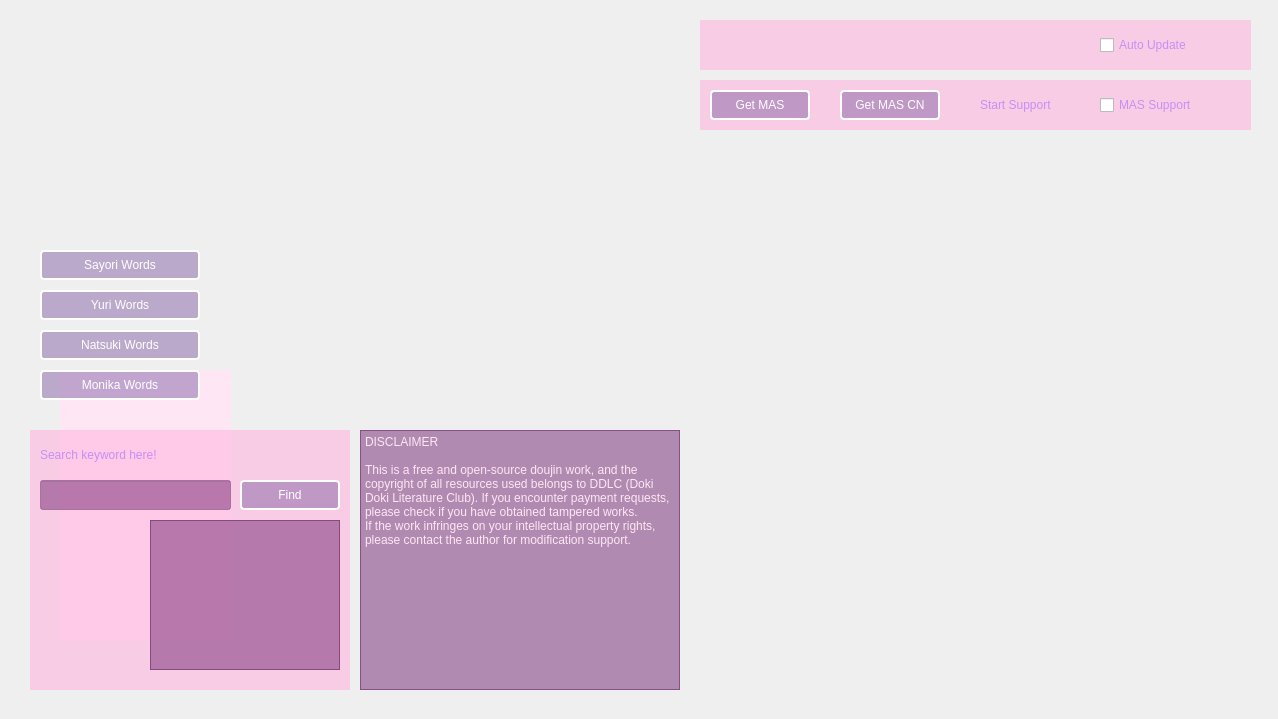
<?xml version="1.0" encoding="UTF-8"?>
<ui version="4.0">
 <class>MainWindow</class>
 <widget class="QMainWindow" name="MainWindow">
  <property name="geometry">
   <rect>
    <x>0</x>
    <y>0</y>
    <width>1278</width>
    <height>719</height>
   </rect>
  </property>
  <property name="windowTitle">
   <string notr="true">Doki-Doki-Just-Monika</string>
  </property>
  <widget class="QWidget" name="centralwidget">
   <widget class="QLabel" name="label">
    <property name="geometry">
     <rect>
      <x>0</x>
      <y>0</y>
      <width>1278</width>
      <height>719</height>
     </rect>
    </property>
    <property name="text">
     <string/>
    </property>
    <property name="pixmap">
     <pixmap resource="../rs_ddjm.qrc">:/Resource/bg.JPG</pixmap>
    </property>
   </widget>
   <widget class="QLabel" name="label_gif">
    <property name="geometry">
     <rect>
      <x>30</x>
      <y>30</y>
      <width>320</width>
      <height>188</height>
     </rect>
    </property>
    <property name="text">
     <string/>
    </property>
   </widget>
   <widget class="QLabel" name="label_2">
    <property name="geometry">
     <rect>
      <x>60</x>
      <y>370</y>
      <width>171</width>
      <height>271</height>
     </rect>
    </property>
    <property name="styleSheet">
     <string notr="true">background-color: rgb(254, 230, 244);</string>
    </property>
    <property name="text">
     <string/>
    </property>
   </widget>
   <widget class="QPushButton" name="pushButton_word_Sayori">
    <property name="geometry">
     <rect>
      <x>40</x>
      <y>250</y>
      <width>160</width>
      <height>30</height>
     </rect>
    </property>
    <property name="toolTip">
     <string>Check poem words for Sayori.</string>
    </property>
    <property name="styleSheet">
     <string notr="true">QPushButton{
background-color: rgba(133, 100, 168, 128);
color:white;
font: 16px &quot;Bauhaus 93&quot;;
border:2px solid white;
border-top-left-radius:4px;
border-top-right-radius:4px;
border-bottom-left-radius:4px;
border-bottom-right-radius:4px
}

QPushButton:hover{
background-color: rgb(255, 189, 225);
	color: rgb(200, 142, 242);
font: 16px;
border:2px solid gray;
border-top-left-radius:4px;
border-top-right-radius:4px;
border-bottom-left-radius:4px;
border-bottom-right-radius:4px
}
QPushButton:pressed{
background-color: rgb(255, 228, 245);
color:white;
font: 16px;
border:2px solid white;
border-top-left-radius:4px;
border-top-right-radius:4px;
border-bottom-left-radius:4px;
border-bottom-right-radius:4px
}
</string>
    </property>
    <property name="text">
     <string>Sayori Words</string>
    </property>
   </widget>
   <widget class="QPushButton" name="pushButton_word_Yuri">
    <property name="geometry">
     <rect>
      <x>40</x>
      <y>290</y>
      <width>160</width>
      <height>30</height>
     </rect>
    </property>
    <property name="toolTip">
     <string>Check poem words for Yuri.</string>
    </property>
    <property name="styleSheet">
     <string notr="true">QPushButton{
background-color: rgba(133, 100, 168, 128);
color:white;
font: 16px &quot;Bauhaus 93&quot;;
border:2px solid white;
border-top-left-radius:4px;
border-top-right-radius:4px;
border-bottom-left-radius:4px;
border-bottom-right-radius:4px
}

QPushButton:hover{
background-color: rgb(255, 189, 225);
	color: rgb(200, 142, 242);
font: 16px;
border:2px solid gray;
border-top-left-radius:4px;
border-top-right-radius:4px;
border-bottom-left-radius:4px;
border-bottom-right-radius:4px
}
QPushButton:pressed{
background-color: rgb(255, 228, 245);
color:white;
font: 16px;
border:2px solid white;
border-top-left-radius:4px;
border-top-right-radius:4px;
border-bottom-left-radius:4px;
border-bottom-right-radius:4px
}
</string>
    </property>
    <property name="text">
     <string>Yuri Words</string>
    </property>
   </widget>
   <widget class="QPushButton" name="pushButton_word_Natsuki">
    <property name="geometry">
     <rect>
      <x>40</x>
      <y>330</y>
      <width>160</width>
      <height>30</height>
     </rect>
    </property>
    <property name="toolTip">
     <string>Check poem words for Natsuki.</string>
    </property>
    <property name="styleSheet">
     <string notr="true">QPushButton{
background-color: rgba(133, 100, 168, 128);
color:white;
font: 16px &quot;Bauhaus 93&quot;;
border:2px solid white;
border-top-left-radius:4px;
border-top-right-radius:4px;
border-bottom-left-radius:4px;
border-bottom-right-radius:4px
}

QPushButton:hover{
background-color: rgb(255, 189, 225);
	color: rgb(200, 142, 242);
font: 16px;
border:2px solid gray;
border-top-left-radius:4px;
border-top-right-radius:4px;
border-bottom-left-radius:4px;
border-bottom-right-radius:4px
}
QPushButton:pressed{
background-color: rgb(255, 228, 245);
color:white;
font: 16px;
border:2px solid white;
border-top-left-radius:4px;
border-top-right-radius:4px;
border-bottom-left-radius:4px;
border-bottom-right-radius:4px
}
</string>
    </property>
    <property name="text">
     <string>Natsuki Words</string>
    </property>
   </widget>
   <widget class="QPushButton" name="pushButton_word_Monika">
    <property name="geometry">
     <rect>
      <x>40</x>
      <y>370</y>
      <width>160</width>
      <height>30</height>
     </rect>
    </property>
    <property name="toolTip">
     <string>Check poem words for Monika.</string>
    </property>
    <property name="styleSheet">
     <string notr="true">QPushButton{
background-color: rgba(133, 100, 168, 128);
color:white;
font: 16px &quot;Bauhaus 93&quot;;
border:2px solid white;
border-top-left-radius:4px;
border-top-right-radius:4px;
border-bottom-left-radius:4px;
border-bottom-right-radius:4px
}

QPushButton:hover{
background-color: rgb(255, 189, 225);
	color: rgb(200, 142, 242);
font: 16px;
border:2px solid gray;
border-top-left-radius:4px;
border-top-right-radius:4px;
border-bottom-left-radius:4px;
border-bottom-right-radius:4px
}
QPushButton:pressed{
background-color: rgb(255, 228, 245);
color:white;
font: 16px;
border:2px solid white;
border-top-left-radius:4px;
border-top-right-radius:4px;
border-bottom-left-radius:4px;
border-bottom-right-radius:4px
}
</string>
    </property>
    <property name="text">
     <string>Monika Words</string>
    </property>
   </widget>
   <widget class="QLabel" name="label_find_bg">
    <property name="geometry">
     <rect>
      <x>30</x>
      <y>430</y>
      <width>320</width>
      <height>260</height>
     </rect>
    </property>
    <property name="styleSheet">
     <string notr="true">background-color: rgba(254, 190, 225, 180);</string>
    </property>
    <property name="text">
     <string/>
    </property>
   </widget>
   <widget class="QLineEdit" name="lineEdit_findword">
    <property name="geometry">
     <rect>
      <x>40</x>
      <y>480</y>
      <width>191</width>
      <height>30</height>
     </rect>
    </property>
    <property name="styleSheet">
     <string notr="true">background-color: rgba(113, 37, 113, 128);
border-color: rgb(255, 255, 255);
color: rgb(254, 230, 244);
font: 16px &quot;Arial&quot;;</string>
    </property>
   </widget>
   <widget class="QLabel" name="label_3">
    <property name="geometry">
     <rect>
      <x>40</x>
      <y>440</y>
      <width>191</width>
      <height>30</height>
     </rect>
    </property>
    <property name="styleSheet">
     <string notr="true">color: rgb(200, 142, 245);
font: 16px &quot;Bauhaus 93&quot;;</string>
    </property>
    <property name="text">
     <string>Search keyword here!</string>
    </property>
   </widget>
   <widget class="QPushButton" name="pushButton_find_word">
    <property name="geometry">
     <rect>
      <x>240</x>
      <y>480</y>
      <width>100</width>
      <height>30</height>
     </rect>
    </property>
    <property name="toolTip">
     <string>Check which girl the current word belongs to. Help you in DDLC word-selecting or the Hang-Man game in MAS.</string>
    </property>
    <property name="styleSheet">
     <string notr="true">QPushButton{
background-color: rgba(133, 100, 168, 128);
color:white;
font: 16px &quot;Bauhaus 93&quot;;
border:2px solid white;
border-top-left-radius:4px;
border-top-right-radius:4px;
border-bottom-left-radius:4px;
border-bottom-right-radius:4px
}

QPushButton:hover{
background-color: rgb(255, 189, 225);
	color: rgb(200, 142, 242);
font: 16px;
border:2px solid gray;
border-top-left-radius:4px;
border-top-right-radius:4px;
border-bottom-left-radius:4px;
border-bottom-right-radius:4px
}
QPushButton:pressed{
background-color: rgb(255, 228, 245);
color:white;
font: 16px;
border:2px solid white;
border-top-left-radius:4px;
border-top-right-radius:4px;
border-bottom-left-radius:4px;
border-bottom-right-radius:4px
}
</string>
    </property>
    <property name="text">
     <string>Find</string>
    </property>
   </widget>
   <widget class="QPlainTextEdit" name="plainTextEdit">
    <property name="geometry">
     <rect>
      <x>150</x>
      <y>520</y>
      <width>190</width>
      <height>150</height>
     </rect>
    </property>
    <property name="styleSheet">
     <string notr="true">background-color: rgba(113, 37, 113, 128);
border-color: rgb(255, 255, 255);
color: rgb(254, 230, 244);
font: 16px &quot;Arial&quot;;</string>
    </property>
   </widget>
   <widget class="QLabel" name="label_icon_girl">
    <property name="geometry">
     <rect>
      <x>40</x>
      <y>520</y>
      <width>100</width>
      <height>150</height>
     </rect>
    </property>
    <property name="text">
     <string/>
    </property>
    <property name="pixmap">
     <pixmap resource="../rs_ddjm.qrc">:/Resource/none-icon-mini.png</pixmap>
    </property>
    <property name="scaledContents">
     <bool>true</bool>
    </property>
   </widget>
   <widget class="QPlainTextEdit" name="plainTextEdit_cr">
    <property name="geometry">
     <rect>
      <x>360</x>
      <y>430</y>
      <width>320</width>
      <height>260</height>
     </rect>
    </property>
    <property name="styleSheet">
     <string notr="true">background-color: rgba(113, 37, 113, 128);
border-color: rgb(255, 255, 255);
color: rgb(254, 230, 244);
font: 16px &quot;Arial&quot;;</string>
    </property>
    <property name="locale">
     <locale language="English" country="UnitedStates"/>
    </property>
    <property name="plainText">
     <string>DISCLAIMER

This is a free and open-source doujin work, and the copyright of all resources used belongs to DDLC (Doki Doki Literature Club). If you encounter payment requests, please check if you have obtained tampered works.
If the work infringes on your intellectual property rights, please contact the author for modification support.</string>
    </property>
   </widget>
   <widget class="QCheckBox" name="checkBox_MAS">
    <property name="geometry">
     <rect>
      <x>1100</x>
      <y>90</y>
      <width>140</width>
      <height>30</height>
     </rect>
    </property>
    <property name="toolTip">
     <string>Show/hide the MAS support plugin!</string>
    </property>
    <property name="styleSheet">
     <string notr="true">color: rgb(200, 142, 245);
font: 16px &quot;Bauhaus 93&quot;;</string>
    </property>
    <property name="text">
     <string>MAS Support</string>
    </property>
   </widget>
   <widget class="MASSForm" name="widget_mas" native="true">
    <property name="geometry">
     <rect>
      <x>700</x>
      <y>140</y>
      <width>550</width>
      <height>550</height>
     </rect>
    </property>
   </widget>
   <widget class="QLabel" name="label_find_bg_2">
    <property name="geometry">
     <rect>
      <x>700</x>
      <y>80</y>
      <width>551</width>
      <height>50</height>
     </rect>
    </property>
    <property name="styleSheet">
     <string notr="true">background-color: rgba(254, 190, 225, 180);</string>
    </property>
    <property name="text">
     <string/>
    </property>
   </widget>
   <widget class="QPushButton" name="pushButton_get_mas_cn">
    <property name="geometry">
     <rect>
      <x>840</x>
      <y>90</y>
      <width>100</width>
      <height>30</height>
     </rect>
    </property>
    <property name="toolTip">
     <string>Auto download the MAS-CN starter program to ./TEMP (Chinese Language only)</string>
    </property>
    <property name="styleSheet">
     <string notr="true">QPushButton{
background-color: rgba(133, 100, 168, 128);
color:white;
font: 16px &quot;Bauhaus 93&quot;;
border:2px solid white;
border-top-left-radius:4px;
border-top-right-radius:4px;
border-bottom-left-radius:4px;
border-bottom-right-radius:4px
}

QPushButton:hover{
background-color: rgb(255, 189, 225);
	color: rgb(200, 142, 242);
font: 16px;
border:2px solid gray;
border-top-left-radius:4px;
border-top-right-radius:4px;
border-bottom-left-radius:4px;
border-bottom-right-radius:4px
}
QPushButton:pressed{
background-color: rgb(255, 228, 245);
color:white;
font: 16px;
border:2px solid white;
border-top-left-radius:4px;
border-top-right-radius:4px;
border-bottom-left-radius:4px;
border-bottom-right-radius:4px
}
</string>
    </property>
    <property name="text">
     <string>Get MAS CN</string>
    </property>
   </widget>
   <widget class="QPushButton" name="pushButton_get_mas">
    <property name="geometry">
     <rect>
      <x>710</x>
      <y>90</y>
      <width>100</width>
      <height>30</height>
     </rect>
    </property>
    <property name="toolTip">
     <string>Auto download the MAS starter program to ./TEMP (English Language only)</string>
    </property>
    <property name="styleSheet">
     <string notr="true">QPushButton{
background-color: rgba(133, 100, 168, 128);
color:white;
font: 16px &quot;Bauhaus 93&quot;;
border:2px solid white;
border-top-left-radius:4px;
border-top-right-radius:4px;
border-bottom-left-radius:4px;
border-bottom-right-radius:4px
}

QPushButton:hover{
background-color: rgb(255, 189, 225);
	color: rgb(200, 142, 242);
font: 16px;
border:2px solid gray;
border-top-left-radius:4px;
border-top-right-radius:4px;
border-bottom-left-radius:4px;
border-bottom-right-radius:4px
}
QPushButton:pressed{
background-color: rgb(255, 228, 245);
color:white;
font: 16px;
border:2px solid white;
border-top-left-radius:4px;
border-top-right-radius:4px;
border-bottom-left-radius:4px;
border-bottom-right-radius:4px
}
</string>
    </property>
    <property name="text">
     <string>Get MAS</string>
    </property>
   </widget>
   <widget class="QLabel" name="label_4">
    <property name="geometry">
     <rect>
      <x>980</x>
      <y>90</y>
      <width>100</width>
      <height>30</height>
     </rect>
    </property>
    <property name="styleSheet">
     <string notr="true">color: rgb(200, 142, 245);
font: 16px &quot;Bauhaus 93&quot;;</string>
    </property>
    <property name="text">
     <string>Start Support</string>
    </property>
   </widget>
   <widget class="QLabel" name="label_find_bg_3">
    <property name="geometry">
     <rect>
      <x>700</x>
      <y>20</y>
      <width>551</width>
      <height>50</height>
     </rect>
    </property>
    <property name="styleSheet">
     <string notr="true">background-color: rgba(254, 190, 225, 180);</string>
    </property>
    <property name="text">
     <string/>
    </property>
   </widget>
   <widget class="QCheckBox" name="checkBox_autoUpdate">
    <property name="geometry">
     <rect>
      <x>1100</x>
      <y>30</y>
      <width>140</width>
      <height>30</height>
     </rect>
    </property>
    <property name="toolTip">
     <string>Set if the DDJM shoul be auto upgraded when started. If true, the software will auto-update at once.</string>
    </property>
    <property name="styleSheet">
     <string notr="true">color: rgb(200, 142, 245);
font: 16px &quot;Bauhaus 93&quot;;</string>
    </property>
    <property name="text">
     <string>Auto Update</string>
    </property>
   </widget>
   <zorder>label</zorder>
   <zorder>label_2</zorder>
   <zorder>label_gif</zorder>
   <zorder>label_find_bg</zorder>
   <zorder>lineEdit_findword</zorder>
   <zorder>label_3</zorder>
   <zorder>pushButton_find_word</zorder>
   <zorder>plainTextEdit</zorder>
   <zorder>label_icon_girl</zorder>
   <zorder>plainTextEdit_cr</zorder>
   <zorder>widget_mas</zorder>
   <zorder>label_find_bg_2</zorder>
   <zorder>pushButton_get_mas_cn</zorder>
   <zorder>pushButton_get_mas</zorder>
   <zorder>checkBox_MAS</zorder>
   <zorder>label_4</zorder>
   <zorder>pushButton_word_Monika</zorder>
   <zorder>pushButton_word_Natsuki</zorder>
   <zorder>pushButton_word_Sayori</zorder>
   <zorder>pushButton_word_Yuri</zorder>
   <zorder>label_find_bg_3</zorder>
   <zorder>checkBox_autoUpdate</zorder>
  </widget>
 </widget>
 <customwidgets>
  <customwidget>
   <class>MASSForm</class>
   <extends>QWidget</extends>
   <header location="global">MASSForm.h</header>
   <container>1</container>
  </customwidget>
 </customwidgets>
 <resources>
  <include location="../rs_ddjm.qrc"/>
 </resources>
 <connections/>
</ui>
